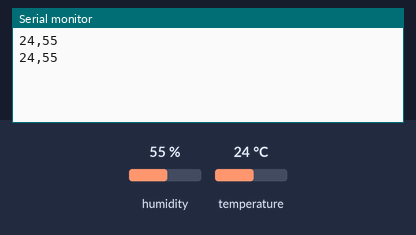
Simulated run of this sketch. Board: Arduino Uno, built with avr-gcc and run on an emulated ATmega328P. Shown: the last lines printed to the serial monitor. Inputs (shaded band) come from the test bench; at power-on: humidity 55 %, temperature 24 °C.

Above: at 2.8 s.
2.9 s: humidity set to 22 %
At 5.3 s:
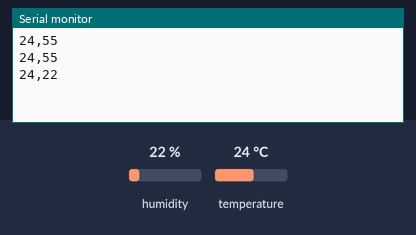
5.6 s: temperature set to 12 °C
At 6.7 s:
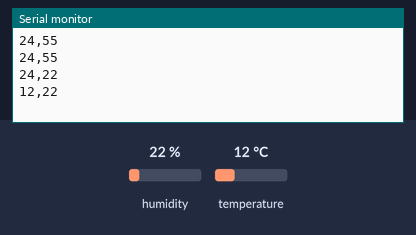
8.3 s: humidity set to 40 %
At 11.4 s:
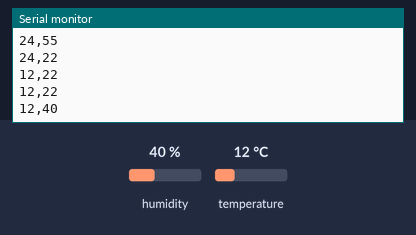
Timing chart, 0 to 12.9 s (numbered marks = the images above; inputs shaded):
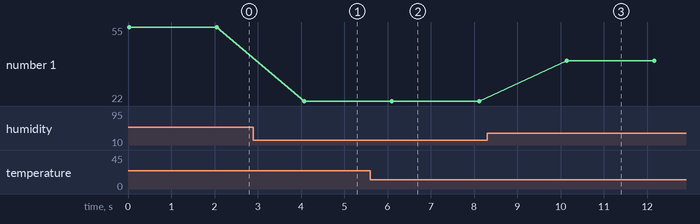

Measured:
- after the input at 2.9 s, the serial monitor: prints a new line after 1.2 s (image 1)
- after the input at 5.6 s, the serial monitor: prints a new line after 0.49 s (image 2)
- after the input at 8.3 s, the serial monitor: prints a new line after 1.8 s (image 3)
- plotted number 1: 55 → 22 after the input at 2.9 s, 22 → 40 after the input at 8.3 s

The sketch:

DHT11.ino
```cpp
// BIBILIOTECA PARA O USO DO SENSOR
#include <DHT.h>

// CONFIGURACOES INICIAIS
#define SENSOR 5
#define VCC    3
#define GND    4


DHT dht_sensor(SENSOR,DHT11);

void setup() {
  Serial.begin(9600);
  pinMode(GND,OUTPUT);
  pinMode(VCC,OUTPUT);
  pinMode(SENSOR,INPUT);

  digitalWrite(VCC,HIGH);
  digitalWrite(GND,LOW);
  dht_sensor.begin();

}

void loop() {

  int temperatura = dht_sensor.readTemperature();
  int umidade = dht_sensor.readHumidity();

  Serial.print(temperatura);
  Serial.print(",");
  Serial.print(umidade);
  Serial.println();
  delay(2000);

}
```
